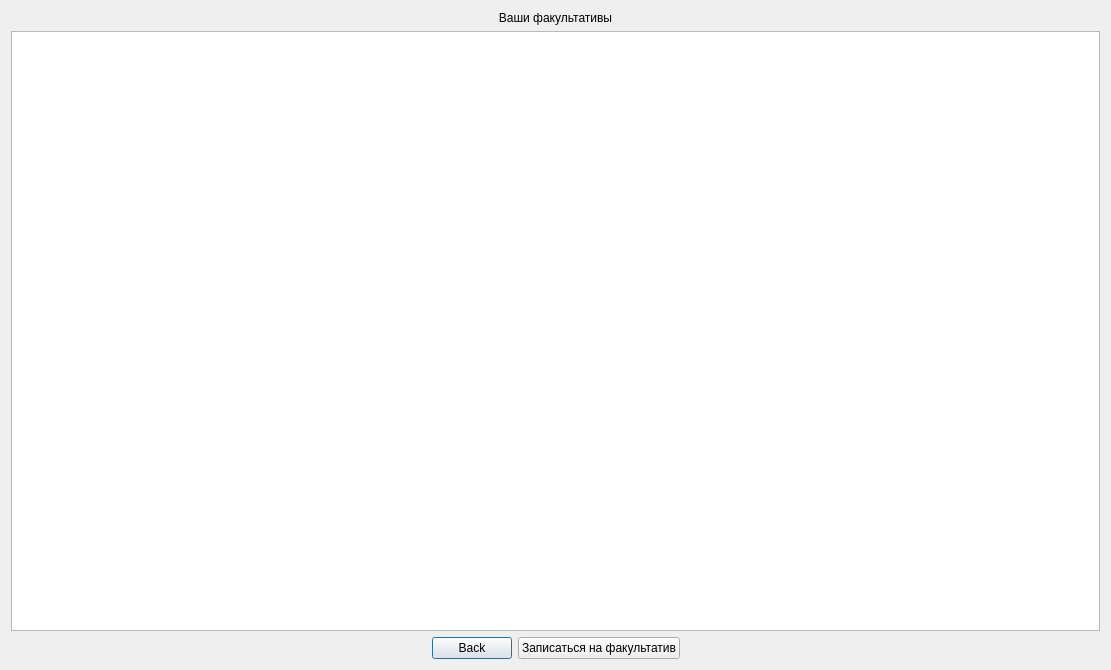
<?xml version="1.0" encoding="UTF-8"?>
<ui version="4.0">
 <class>studentfacultativeswindow</class>
 <widget class="QDialog" name="studentfacultativeswindow">
  <property name="geometry">
   <rect>
    <x>0</x>
    <y>0</y>
    <width>1111</width>
    <height>670</height>
   </rect>
  </property>
  <property name="windowTitle">
   <string>Dialog</string>
  </property>
  <layout class="QVBoxLayout" name="verticalLayout">
   <item>
    <layout class="QGridLayout" name="gridLayout">
     <item row="0" column="0">
      <widget class="QLabel" name="label">
       <property name="text">
        <string>Ваши факультативы</string>
       </property>
       <property name="alignment">
        <set>Qt::AlignCenter</set>
       </property>
      </widget>
     </item>
     <item row="1" column="0">
      <widget class="QTableView" name="tableView"/>
     </item>
     <item row="2" column="0">
      <layout class="QHBoxLayout" name="horizontalLayout">
       <item>
        <spacer name="horizontalSpacer_2">
         <property name="orientation">
          <enum>Qt::Horizontal</enum>
         </property>
         <property name="sizeHint" stdset="0">
          <size>
           <width>40</width>
           <height>20</height>
          </size>
         </property>
        </spacer>
       </item>
       <item>
        <widget class="QPushButton" name="ButtonBack">
         <property name="text">
          <string>Back</string>
         </property>
        </widget>
       </item>
       <item>
        <widget class="QPushButton" name="signFacultativButton">
         <property name="text">
          <string>Записаться на факультатив</string>
         </property>
        </widget>
       </item>
       <item>
        <spacer name="horizontalSpacer">
         <property name="orientation">
          <enum>Qt::Horizontal</enum>
         </property>
         <property name="sizeHint" stdset="0">
          <size>
           <width>40</width>
           <height>20</height>
          </size>
         </property>
        </spacer>
       </item>
      </layout>
     </item>
    </layout>
   </item>
  </layout>
 </widget>
 <resources/>
 <connections/>
</ui>
